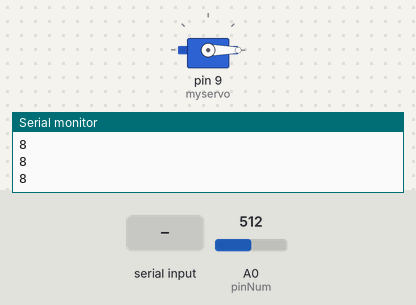
Bench run of a sketch on a simulated Arduino Uno, built with avr-gcc and run on an emulated ATmega328P. Shown: servo, the last lines printed to the serial monitor. The test bench sets the inputs (shaded band); at power-on: A0 (pinNum) = 512.

Above: at 1.3 s.
1.4 s: "o" received over the second serial link
At 2.5 s:
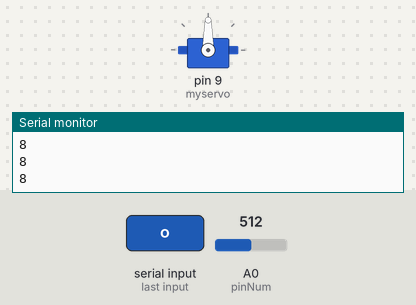
3.5 s: "a" received over the second serial link
At 5.3 s:
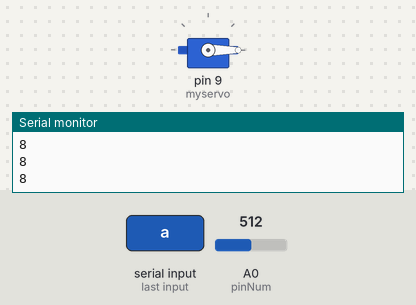
Timing chart, 0 to 6.8 s (numbered marks = the images above; inputs shaded):
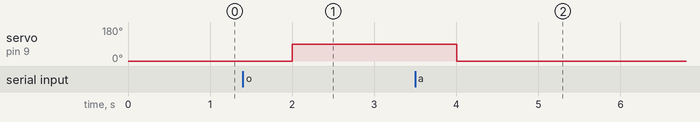

The sketch:

Parking_Arduino.ino
```cpp
#include <Servo.h>
#include <SoftwareSerial.h>

Servo myservo;
SoftwareSerial BTSerial(2, 3);

byte rcvByte;
String myString=""; //받는 문자열

int min_angle = 0; //최소 0도
int max_angle = 90;//최대 90도
int pos = 0;       //초기 각도 0도
int pinNum = A0;   // A0핀에 연결
int distance = 0;

void setup(){
  BTSerial.begin(9600);
  Serial.begin(9600);
  pinMode(pinNum, INPUT);
  myservo.attach(9);  //서보모터는 아두이노의 9핀에 연결
}

void loop(){
  int data = analogRead(pinNum);
  int volt = map(data, 0, 1023, 0, 5000);
  int distance = 0;
  distance = (21.61/(volt-0.1696))*1000;
  Serial.println(distance);
  myservo.write(pos);

 if(BTSerial.available()){                    // 블루투스가 켜져있을 때
   rcvByte = BTSerial.read();                 // 블루투스에서 신호 read
    if(rcvByte =='a' && distance<15){         // 'a'문자와 센서의 거리가 15미만
        pos = 0;    }
    else if(rcvByte =='a' && distance>=15){   // 'a'문자와 센서의 거리가 15이상
        pos = 90;   }

    else if(rcvByte =='o'){                   // 'o' 문자가 입력되었을 때
        pos = 90;   }
    else if(rcvByte =='x'){                   // 'x' 문자가 입력되었을 때
        pos = 0;    }
    else if(rcvByte !='x' && distance<15) {   // 'x' 문자가 아니고 거리가 15 미만일 때
        pos = 0;    }
    else if(rcvByte !='o' && distance>=15) {  // 'o'문자가 아니고 거리가 15 이상일 때
        pos = 90;   }
 }else ;
  delay(500);                                 // 0.5초 주기로 검사하여 실행
}
```

Measured:
- after the input at 1.4 s, servo on pin 9 (myservo): 0° → 90° after 0.60 s
- after the input at 3.5 s, servo on pin 9 (myservo): 90° → 0° after 0.50 s
